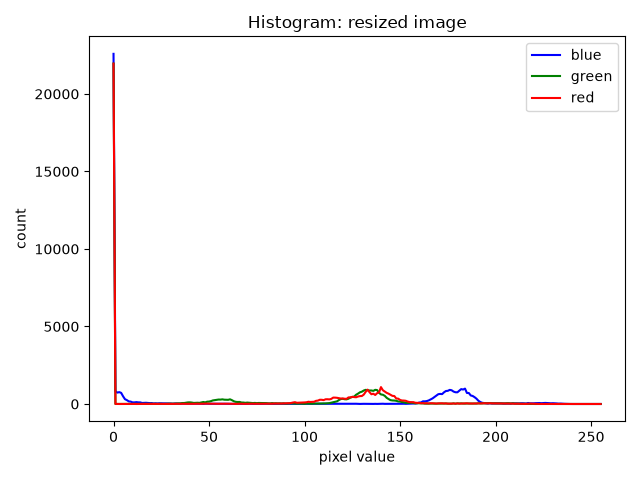
#> input picture outputs/audit-preprocessing-experiment/histogram_original.png, 640 x 480 px
$ python experiment.py ../outputs/audit-preprocessing-experiment/histogram_original.png
#> lines starting #> are read from the running program, lines starting #| are printed output that depends on the picture
### preprocessing/resize.py
"""Image resizing helpers."""

from __future__ import annotations

from dataclasses import dataclass
from PIL import Image

@dataclass(frozen=True)
class LetterboxMetadata:
    original_width: int; original_height: int; resized_width: int; resized_height: int
    scale_x: float; scale_y: float; padding_left: int; padding_top: int; padding_right: int; padding_bottom: int
    output_width: int; output_height: int


# [7 lines left out: function resize_image, not called in this run]

def _size(size: tuple[int, int]) -> tuple[int, int]:
    if len(size) != 2 or min(size) <= 0: raise ValueError("size must contain two positive dimensions")
    return int(size[0]), int(size[1])

# [5 lines left out: function resize_keep_aspect, not called in this run]

def letterbox_resize(image: Image.Image, output_size: tuple[int, int], fill: tuple[int,int,int] = (0,0,0)) -> tuple[Image.Image, LetterboxMetadata]:
    """Aspect-preserving resize plus padding, with reversible coordinate metadata."""
    ow, oh = _size(output_size); source = image.convert("RGB"); scale = min(ow/source.width, oh/source.height)
    rw, rh = max(1, round(source.width*scale)), max(1, round(source.height*scale))
    left, top = (ow-rw)//2, (oh-rh)//2; right, bottom = ow-rw-left, oh-rh-top
    result = Image.new("RGB", (ow,oh), fill); result.paste(source.resize((rw,rh), Image.Resampling.LANCZOS), (left,top))
    return result, LetterboxMetadata(source.width,source.height,rw,rh,rw/source.width,rh/source.height,left,top,right,bottom,ow,oh)

def source_to_letterbox(x: float, y: float, meta: LetterboxMetadata) -> tuple[float,float]:
    return x * meta.scale_x + meta.padding_left, y * meta.scale_y + meta.padding_top

def letterbox_to_source(x: float, y: float, meta: LetterboxMetadata) -> tuple[float,float]:
    return (x-meta.padding_left)/meta.scale_x, (y-meta.padding_top)/meta.scale_y

def map_bbox_to_letterbox(bbox: tuple[float,float,float,float], meta: LetterboxMetadata) -> tuple[float,float,float,float]:
    x1,y1=source_to_letterbox(bbox[0],bbox[1],meta); x2,y2=source_to_letterbox(bbox[2],bbox[3],meta); return x1,y1,x2,y2

def map_bbox_to_source(bbox: tuple[float,float,float,float], meta: LetterboxMetadata) -> tuple[float,float,float,float]:
    x1,y1=letterbox_to_source(bbox[0],bbox[1],meta); x2,y2=letterbox_to_source(bbox[2],bbox[3],meta); return x1,y1,x2,y2

### preprocessing/filtering.py
"""Validated offline filters that preserve uint8 image layout."""
from __future__ import annotations

import cv2
import numpy as np


def _image(image: np.ndarray) -> np.ndarray:
    if not isinstance(image, np.ndarray) or image.size == 0 or image.dtype != np.uint8:
        raise ValueError("image must be a non-empty uint8 numpy array")
    if image.ndim not in (2, 3) or image.ndim == 3 and image.shape[2] not in (1, 3, 4):
        raise ValueError("image must be grayscale, BGR/RGB, or BGRA/RGBA")
    return image


def _kernel(kernel_size: int, *, minimum: int = 1) -> None:
    if isinstance(kernel_size, bool) or not isinstance(kernel_size, int) or kernel_size < minimum or kernel_size % 2 == 0:
        raise ValueError(f"kernel_size must be an odd integer >= {minimum}")


def gaussian_filter(image: np.ndarray, kernel_size: int = 5, sigma: float = 1.0) -> np.ndarray:
    """Apply Gaussian blur, leaving an alpha channel untouched."""
    image = _image(image); _kernel(kernel_size)
    if not isinstance(sigma, (int, float)) or isinstance(sigma, bool) or sigma <= 0:
        raise ValueError("sigma must be positive")
    if image.ndim == 3 and image.shape[2] == 4:
        return np.dstack((cv2.GaussianBlur(image[..., :3], (kernel_size, kernel_size), sigma), image[..., 3]))
    return cv2.GaussianBlur(image, (kernel_size, kernel_size), sigma)


def median_filter(image: np.ndarray, kernel_size: int = 3) -> np.ndarray:
    """Apply median blur with an odd kernel of at least three pixels."""
    image = _image(image); _kernel(kernel_size, minimum=3)
    if image.ndim == 3 and image.shape[2] == 4:
        return np.dstack((cv2.medianBlur(image[..., :3], kernel_size), image[..., 3]))
    return cv2.medianBlur(image, kernel_size)

### preprocessing/enhancement.py
"""Offline luminance enhancement utilities."""
from __future__ import annotations
import cv2
import numpy as np

def equalize_luminance(image: np.ndarray, clip_limit: float = 2.0, grid_size: int = 8) -> np.ndarray:
    """CLAHE only the luminance channel; preserve alpha and source channel count."""
    if not isinstance(image, np.ndarray) or image.size == 0 or image.dtype != np.uint8:
        raise ValueError("image must be a non-empty uint8 numpy array")
    if clip_limit <= 0 or grid_size < 2: raise ValueError("clip_limit must be > 0 and grid_size >= 2")
    clahe = cv2.createCLAHE(clipLimit=float(clip_limit), tileGridSize=(grid_size, grid_size))
    if image.ndim == 2: return clahe.apply(image)
    if image.ndim != 3 or image.shape[2] not in (1, 3, 4): raise ValueError("unsupported channel layout")
    if image.shape[2] == 1: return clahe.apply(image[..., 0])[..., None]
    color, alpha = image[..., :3], image[..., 3:] if image.shape[2] == 4 else None
    lab = cv2.cvtColor(color, cv2.COLOR_BGR2LAB); lab[..., 0] = clahe.apply(lab[..., 0])
    result = cv2.cvtColor(lab, cv2.COLOR_LAB2BGR)
    return np.dstack((result, alpha)) if alpha is not None else result

### preprocessing/histogram.py
"""Histogram data and PNG artifact generation."""
from __future__ import annotations
import json
from pathlib import Path
import matplotlib
matplotlib.use("Agg")
import matplotlib.pyplot as plt
import numpy as np

def histogram_data(image: np.ndarray) -> dict[str, list[int]]:
    """Return 256-bin histogram data for gray or RGB-like image arrays."""
    if not isinstance(image, np.ndarray) or image.size == 0 or image.dtype != np.uint8: raise ValueError("image must be non-empty uint8")
    if image.ndim == 2: return {"gray": np.bincount(image.ravel(), minlength=256).tolist()}
    if image.ndim != 3 or image.shape[2] not in (1,3,4): raise ValueError("unsupported channel layout")
    names = ("gray",) if image.shape[2] == 1 else ("blue", "green", "red")
    return {n: np.bincount(image[..., i].ravel(), minlength=256).tolist() for i,n in enumerate(names)}

def save_histogram(image: np.ndarray, output: str | Path, title: str = "Histogram") -> dict[str, list[int]]:
    """Write a PNG histogram and sidecar JSON, returning its values."""
    data = histogram_data(image); output = Path(output); output.parent.mkdir(parents=True, exist_ok=True)
    fig, ax = plt.subplots(); colors = {"gray":"black", "blue":"b", "green":"g", "red":"r"}
    for name, values in data.items(): ax.plot(values, color=colors[name], label=name)
    ax.set(title=title, xlabel="pixel value", ylabel="count"); ax.legend(); fig.tight_layout(); fig.savefig(output); plt.close(fig)
    output.with_suffix(".json").write_text(json.dumps(data, indent=2), encoding="utf-8")
    return data

### preprocessing/experiment.py
"""Create visual preprocessing comparisons for the report."""

from __future__ import annotations

import argparse
from pathlib import Path

import matplotlib.pyplot as plt
import numpy as np
from PIL import Image

from preprocessing.enhancement import equalize_luminance
from preprocessing.filtering import gaussian_filter, median_filter
from preprocessing.histogram import save_histogram
from preprocessing.resize import letterbox_resize


def create_experiment(image_path: str | Path, output_dir: str | Path, image_size: int = 224) -> None:
#> called with output_dir = 'outputs/preprocessing_experiment', image_size = 224
    output_dir = Path(output_dir)
    output_dir.mkdir(parents=True, exist_ok=True)
    original = Image.open(image_path).convert("RGB")
    # This is a report preview only.  It intentionally never feeds v3 inference.
    resized = np.asarray(letterbox_resize(original, (image_size, image_size))[0])
#> in letterbox_resize, `result = Image.new('RGB', (ow, oh), fill)`: result: PIL image 224x224 RGB; every value is 0
#> in letterbox_resize, `result.paste(source.resize((rw, rh), Image.Resampling.LANCZOS), (left,`:
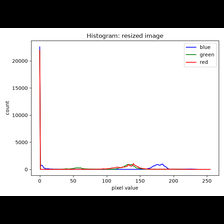
#> result: PIL image 224x224 RGB; mean R, G, B 187.4, 186.3, 186.5
    variants = {
        "original": np.asarray(original),
        "resized": resized,
        "gaussian": gaussian_filter(resized),
        "median": median_filter(resized),
        "contrast_enhanced": equalize_luminance(resized),
    }
#> in gaussian_filter, `return cv2.GaussianBlur(image, (kernel_size, kernel_size), sigma)`:
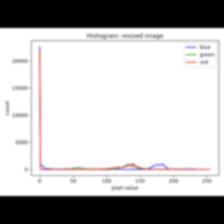
#> returned value: shape (224, 224, 3); mean of channels 0, 1, 2 187.4, 186.4, 186.5; drawn as R, G, B
#> in median_filter, `return cv2.medianBlur(image, kernel_size)`:
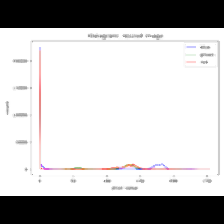
#> returned value: shape (224, 224, 3); mean of channels 0, 1, 2 188.9, 188.1, 188.2; drawn as R, G, B
#> in equalize_luminance, `lab = cv2.cvtColor(color, cv2.COLOR_BGR2LAB)`: lab: shape (224, 224, 3); mean of channels 0, 1, 2 187, 128.4, 127.5
#> in equalize_luminance, `lab[..., 0] = clahe.apply(lab[..., 0])`: lab: shape (224, 224, 3); mean of channels 0, 1, 2 187.4, 128.4, 127.5
    for name, array in variants.items():
        Image.fromarray(array).save(output_dir / f"{name}.png")
#> this loop made 5 passes
#> name on passes 1 to 5: 'original', 'resized', 'gaussian', 'median', 'contrast_enhanced'
    save_histogram(resized, output_dir / "histogram_original.png", "Histogram: resized image")
#> in save_histogram, `data = histogram_data(image)`: data = 3 items
#> the loop in save_histogram, `for name, values in data.items(): ax.plot(values, color=colors[name], ..` made 3 passes
#> in save_histogram, `ax.set(title=title, xlabel='pixel value', ylabel='count')`:
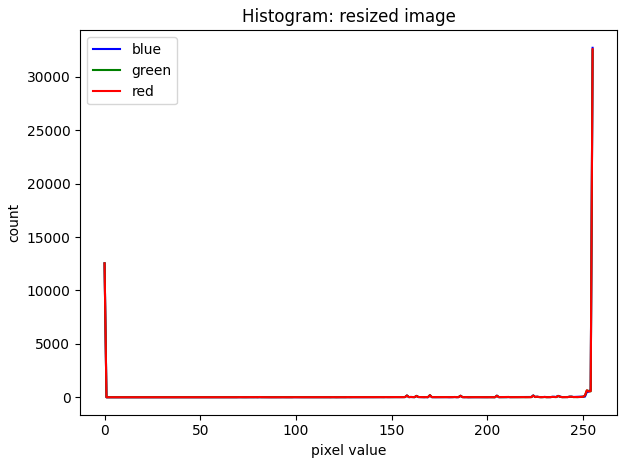
#> figure drawn by matplotlib, 1 panel; curve peaks at x = 255, y = 32729; curve peaks at x = 255, y = 32491; curve peaks at x = 255, y = 32607
    save_histogram(variants["contrast_enhanced"], output_dir / "histogram_enhanced.png", "Histogram: enhanced image")
#> the loop in save_histogram (call 2), `for name, values in data.items(): ax.plot(values, color=colors[name], ..` made 3 passes

    fig, axes = plt.subplots(1, len(variants), figsize=(18, 4))
    for axis, (name, array) in zip(axes, variants.items()):
        axis.imshow(array)
        axis.set_title(name.replace("_", " ").title())
        axis.axis("off")
    fig.tight_layout()
    fig.savefig(output_dir / "comparison.png", dpi=160)
    plt.close(fig)


if __name__ == "__main__":
    parser = argparse.ArgumentParser(description="Generate preprocessing experiment artifacts.")
    parser.add_argument("image", help="Path to an input image")
    parser.add_argument("--output-dir", default="outputs/preprocessing_experiment")
    parser.add_argument("--image-size", type=int, default=224)
    args = parser.parse_args()
    create_experiment(args.image, args.output_dir, args.image_size)
